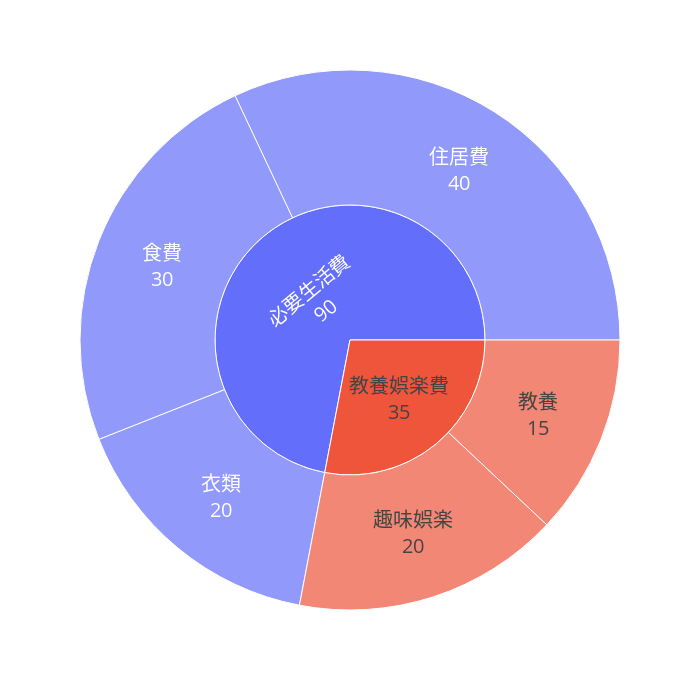

The notebook cell this image was saved under:
### Code cell
# 1. px.sunburst の引数で直接サイズを指定する場合
sunburst_fig = px.sunburst(
    composition_df, 
    path=["大分類", "中分類"], 
    values="金額",
    width=700,  # 幅を指定
    height=700  # サンバースト図も円形なので、縦横を揃えると綺麗です
)

# 2. トレース（ラベルの表示形式）の更新
# textinfo="label+value" で項目名と金額を表示
sunburst_fig.update_traces(textinfo="label+value", textfont_size=20)

# 【別解】後からサイズを変更する場合
# sunburst_fig.update_layout(width=800, height=800)

# 3. グラフを表示
sunburst_fig.show()

### Figure 1 — Plotly figure (JSON) as saved in the notebook; plotly's stock layout.template omitted (floating-point values rounded to 4 significant figures)
{"data": [{"branchvalues": "total", "domain": {"x": [0, 1], "y": [0, 1]}, "hovertemplate": "labels=%{label}<br>金額=%{value}<br>parent=%{parent}<br>id=%{id}<extra></extra>", "ids": ["必要生活費/衣類", "必要生活費/食費", "必要生活費/住居費", "教養娯楽費/教養", "教養娯楽費/趣味娯楽", "必要生活費", "教養娯楽費"], "labels": ["衣類", "食費", "住居費", "教養", "趣味娯楽", "必要生活費", "教養娯楽費"], "name": "", "parents": ["必要生活費", "必要生活費", "必要生活費", "教養娯楽費", "教養娯楽費", "", ""], "textfont": {"size": 20}, "textinfo": "label+value", "type": "sunburst", "values": [20.0, 30.0, 40.0, 15.0, 20.0, 90.0, 35.0]}], "layout": {"height": 700, "legend": {"tracegroupgap": 0}, "margin": {"t": 60}, "width": 700}}
